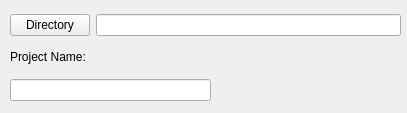
<?xml version="1.0" encoding="UTF-8"?>
<ui version="4.0">
 <class>Form</class>
 <widget class="QWidget" name="Form">
  <property name="geometry">
   <rect>
    <x>0</x>
    <y>0</y>
    <width>407</width>
    <height>113</height>
   </rect>
  </property>
  <property name="windowTitle">
   <string>Form</string>
  </property>
  <widget class="QWidget" name="horizontalLayoutWidget">
   <property name="geometry">
    <rect>
     <x>10</x>
     <y>10</y>
     <width>391</width>
     <height>31</height>
    </rect>
   </property>
   <layout class="QHBoxLayout" name="horizontalLayout">
    <item>
     <widget class="QPushButton" name="pushButton">
      <property name="text">
       <string>Directory</string>
      </property>
     </widget>
    </item>
    <item>
     <widget class="QLineEdit" name="lineEdit"/>
    </item>
   </layout>
  </widget>
  <widget class="QWidget" name="verticalLayoutWidget">
   <property name="geometry">
    <rect>
     <x>10</x>
     <y>40</y>
     <width>201</width>
     <height>61</height>
    </rect>
   </property>
   <layout class="QVBoxLayout" name="verticalLayout">
    <item>
     <widget class="QLabel" name="label">
      <property name="text">
       <string>Project Name:</string>
      </property>
     </widget>
    </item>
    <item>
     <widget class="QLineEdit" name="lineEdit_2"/>
    </item>
   </layout>
  </widget>
 </widget>
 <resources/>
 <connections/>
</ui>
